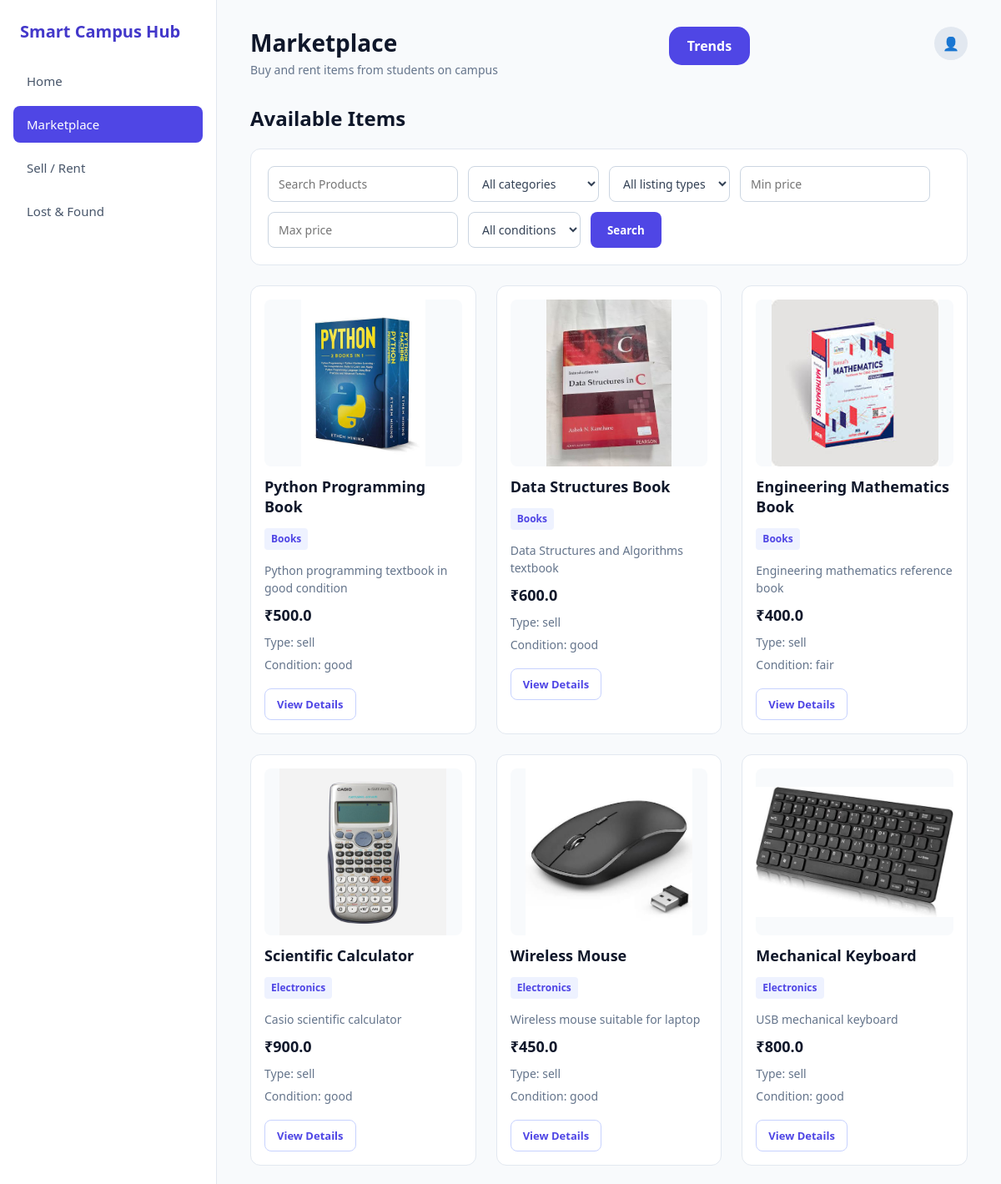
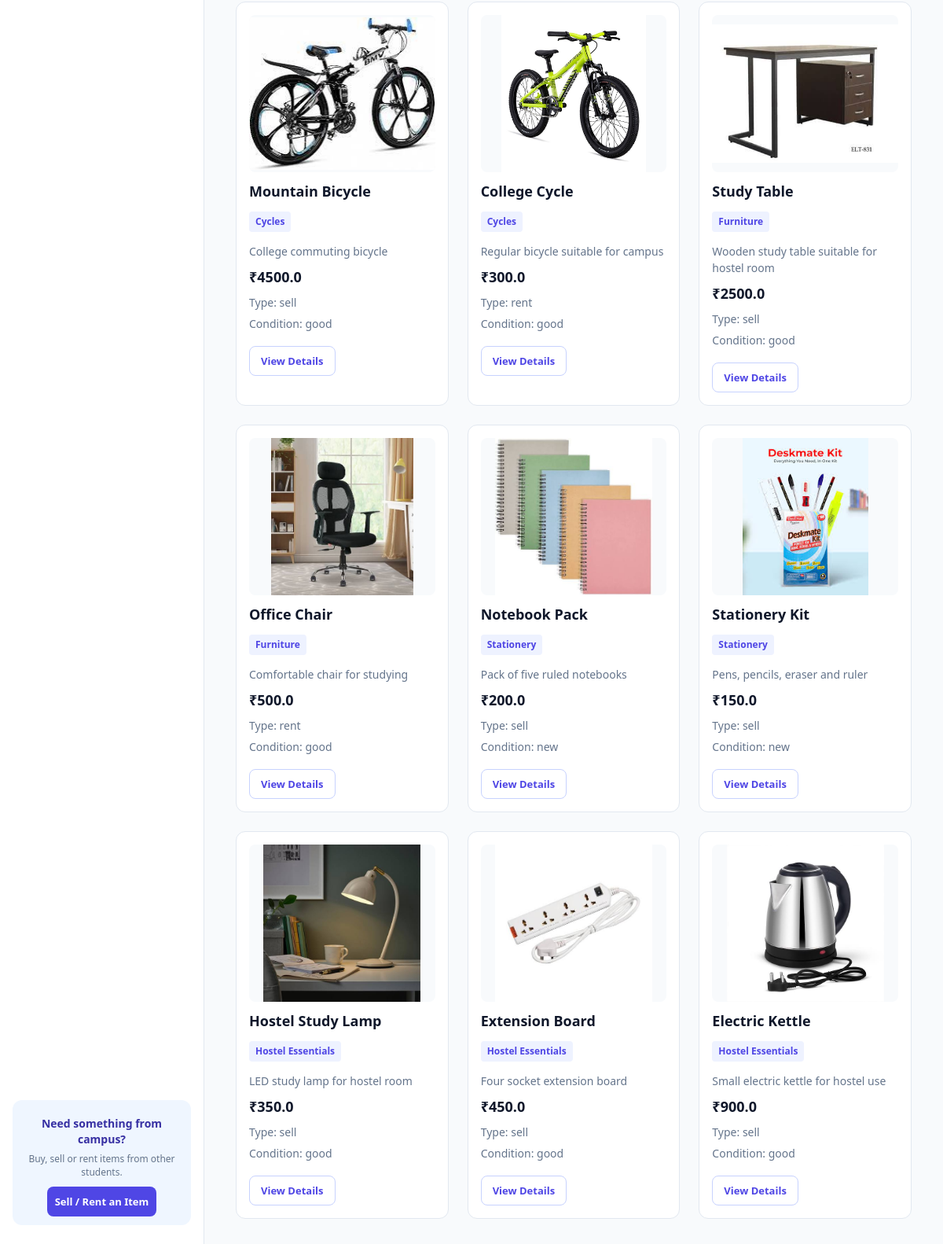
The app's page /marketplace/ with its own data (2 pictures, top to bottom).
### tables this page shows
CREATE TABLE items(
    id INTEGER PRIMARY KEY AUTOINCREMENT,

    seller_id INTEGER NOT NULL,

    title TEXT NOT NULL,
    description TEXT,

    category TEXT NOT NULL,
    listing_type TEXT NOT NULL,

    price REAL NOT NULL,

    image_path TEXT,

    condition TEXT,

    status TEXT DEFAULT 'available',

    created_at TIMESTAMP DEFAULT CURRENT_TIMESTAMP,

    FOREIGN KEY (seller_id) REFERENCES users(id) 
);

### app.py (the view)
@app.route("/marketplace/")
def marketplace():
    products = database.get_items()
    categories = database.get_categories()
    return render_template("marketplace.html", products=products,categories=categories)

### database.py (called while the page is built)
def get_connection():
    connection = sqlite3.connect(DATABASE_NAME)
    connection.row_factory = sqlite3.Row
    connection.execute("PRAGMA foreign_keys = ON")
    return connection

def get_items():
    connection = get_connection()
    try:
        cursor = connection.execute(
            """
            SELECT *
            FROM items
            WHERE status = 'available'
            ORDER BY created_at DESC
            """
        )
        items = cursor.fetchall()
        return items
    finally:
        connection.close()

def get_categories():
    connection = get_connection()
    try:
        cursor = connection.execute(
                """
                SELECT DISTINCT category
                FROM items
                WHERE status = 'available'
                ORDER BY LOWER(category)
                """
        )
        categories = cursor.fetchall()
        return categories
    finally:
        connection.close()

### templates/marketplace.html (shortened to what this page needs)
<!DOCTYPE html>
<html lang="en">
<head>
    <link rel="stylesheet"
          href="{{ url_for('static', filename='css/style.css') }}">
</head>
<body>
<div class="layout">
    <aside class="sidebar">
        <div class="logo">
            <h2>Smart Campus Hub</h2>
        </div>
        <nav class="menu">
            <a href="{{ url_for('home_page') }}" class="menu-item">
                Home
            </a>
            <a href="{{ url_for('marketplace') }}" class="menu-item active">
                Marketplace
            </a>
            <a href="{{ url_for('sell') }}" class="menu-item">
                Sell / Rent
            </a>
            <a href="{{ url_for('lost_found') }}" class="menu-item">
                Lost & Found
            </a>
        </nav>
        <div class="help-box">
            <h3>
                Need something from campus?
            </h3>
            <p>
                Buy, sell or rent items from other students.
            </p>
            <a href="{{ url_for('sell') }}"
               class="btn btn-primary">
                Sell / Rent an Item
            </a>
        </div>
    </aside>
    <main class="content">
        <header class="top-header">
            <div>
                <h1>
                    Marketplace
                </h1>
                <p>
                    Buy and rent items from students on campus
                </p>
            </div>
            <a href="{{ url_for('trends_page') }}" class="trends-btn">
                Trends
            </a>
            <div class="search-profile">
                <div class="profile-icon">
                    👤
                </div>
            </div>
        </header>
        <section class="marketplace-area">
            <h2>
                Available Items
            </h2>
            <form action="{{ url_for('search') }}"
                  method="GET">
                <input
                    type="text"
                    name="q"
                    placeholder="Search Products"
                    value="{{ request.args.get('q', '') }}"
                >
                <select name="category">
                    <option value="">
                        All categories
                    </option>
                </select>
                <select name="listing_type">
                    <option value="">
                        All listing types
                    </option>
                </select>
                <input
                    type="number"
                    name="min_price"
                    placeholder="Min price"
                    min="0"
                    value="{{ request.args.get('min_price', '') }}"
                >
                <input
                    type="number"
                    name="max_price"
                    placeholder="Max price"
                    min="0"
                    value="{{ request.args.get('max_price', '') }}"
                >
                <select name="condition">
                    <option value="">
                        All conditions
                    </option>
                </select>
                <button
                    class="search"
                    type="submit"
                >
                    Search
                </button>
            </form>
            <div class="marketplace-products">
                {% for product in products %}
                    <div class="product-card">
                        <div class="product-image">
                            {% if product['image_path'] %}
                                <img
                                    src="{{ url_for('static', filename=product['image_path']) }}"
                                    alt="{{ product['title'] }}"
                                >
                            {% else %}
                                <p>
                                    No image available
                                </p>
                            {% endif %}
                        </div>
                        <h3>
                            {{ product['title'] }}
                        </h3>
                        <p class="category">
                            {{ product['category'] }}
                        </p>
                        <p>
                            {{ product['description'] }}
                        </p>
                        <h4>
                            ₹{{ product['price'] }}
                        </h4>
                        <p>
                            Type:
                            {{ product['listing_type'] }}
                        </p>
                        <p>
                            Condition:
                            {{ product['condition'] }}
                        </p>
                        <a href="{{ url_for('product', item_id=product['id']) }}">
                            View Details
                        </a>
                    </div>
                {% endfor %}
            </div>
        </section>
    </main>
</div>
</body>
</html>

### static/css/style.css (style rules this page uses)
* { box-sizing: border-box; margin: 0; padding: 0; font-family: 'Segoe UI', Roboto, Helvetica, Arial, sans-serif; }
body { background-color: #f8fafc; color: #334155; }
a { text-decoration: none; color: inherit; }
button, input, select { font-family: inherit; }
.layout { display: flex; min-height: 100vh; }
.sidebar { width: 260px; min-height: 100vh; background: #ffffff; border-right: 1px solid #e2e8f0; display: flex; flex-direction: column; justify-content: space-between; position: fixed; left: 0; top: 0; bottom: 0; z-index: 10; }
.logo { padding: 24px; }
.logo h2 { color: #4338ca; font-size: 20px; display: flex; align-items: center; gap: 10px; }
.menu { display: flex; flex-direction: column; padding: 0 16px; gap: 8px; flex: 1; }
.menu-item { text-decoration: none; padding: 12px 16px; border-radius: 8px; color: #475569; font-weight: 500; font-size: 15px; transition: background 0.2s, color 0.2s; }
.menu-item.active { background: #4f46e5; color: #ffffff; }
.help-box { margin: 24px 16px; padding: 20px 16px; background: #eff6ff; border-radius: 12px; text-align: center; }
.help-box h3 { font-size: 14px; color: #3730a3; margin-bottom: 8px; line-height: 1.4; }
.help-box p { font-size: 12px; color: #64748b; margin-bottom: 16px; line-height: 1.4; }
.btn { width: 100%; padding: 10px; border-radius: 8px; border: none; font-weight: 600; cursor: pointer; margin-bottom: 10px; font-size: 13px; transition: opacity 0.2s; }
.btn-primary { background: #4f46e5; color: white; }
.content { margin-left: 260px; flex: 1; padding: 32px 40px; overflow-y: auto; min-height: 100vh; }
.top-header { display: flex; justify-content: space-between; align-items: flex-start; margin-bottom: 32px; }
.top-header h1 { font-size: 28px; color: #0f172a; margin-bottom: 4px; }
.top-header p { color: #64748b; font-size: 14px; }
.search-profile { display: flex; align-items: center; gap: 20px; }
.profile-icon { width: 40px; height: 40px; background: #e2e8f0; border-radius: 50%; display: flex; align-items: center; justify-content: center; color: #64748b; cursor: pointer; }
.trends-btn { display: inline-flex; align-items: center; justify-content: center; padding: 12px 22px; background: #4f46e5; color: white; text-decoration: none; border-radius: 15px; font-size: 16px; font-weight: 600; margin-right: 16px; transition: background 0.2s ease, transform 0.2s ease; }
.product-card { background: #ffffff; border: 1px solid #e2e8f0; border-radius: 12px; padding: 16px; box-shadow: none; transition: transform 0.2s, box-shadow 0.2s; }
.product-image { width: 100%; height: 200px; overflow: hidden; border-radius: 8px; margin-bottom: 12px; background: #f8fafc; display: flex; align-items: center; justify-content: center; }
.product-image img { width: 100%; height: 100%; object-fit: contain; display: block; }
.product-card h3 { margin: 8px 0; font-size: 18px; color: #0f172a; }
.product-card .category { display: inline-block; background: #eef2ff; color: #4f46e5; padding: 4px 8px; border-radius: 4px; font-size: 12px; font-weight: 600; margin-bottom: 8px; }
.product-card h4 { margin: 10px 0; font-size: 18px; color: #0f172a; }
.product-card p { margin: 6px 0; color: #64748b; font-size: 14px; line-height: 1.5; }
.product-card > a { display: inline-block; margin-top: 12px; padding: 9px 14px; background: #ffffff; color: #4f46e5; border: 1px solid #c7d2fe; border-radius: 8px; font-size: 13px; font-weight: 600; }
.marketplace-products { display: grid; grid-template-columns: repeat(3, 1fr); gap: 24px; margin-top: 24px; }
.marketplace-area > h2 { font-size: 24px; color: #0f172a; margin-bottom: 20px; }
.marketplace-area > form { background: #ffffff; border: 1px solid #e2e8f0; border-radius: 12px; padding: 20px; display: flex; gap: 12px; flex-wrap: wrap; }
.marketplace-area > form input, .marketplace-area > form select { padding: 10px 12px; border: 1px solid #cbd5e1; border-radius: 8px; outline: none; background: #ffffff; color: #334155; font-size: 14px; }
.marketplace-area > form .search { padding: 10px 20px; border: none; border-radius: 8px; background: #4f46e5; color: #ffffff; font-weight: 600; cursor: pointer; }

### records on screen
items: image_path (picture), title "Python Programming Book", category "Books", description "Python programming textbook in good condition", price "500.0", listing_type "sell", condition "good"
items: image_path (picture), title "Data Structures Book", category "Books", description "Data Structures and Algorithms textbook", price "600.0", listing_type "sell", condition "good"
items: image_path (picture), title "Engineering Mathematics Book", category "Books", description "Engineering mathematics reference book", price "400.0", listing_type "sell", condition "fair"
items: image_path (picture), title "Scientific Calculator", category "Electronics", description "Casio scientific calculator", price "900.0", listing_type "sell", condition "good"
items: image_path (picture), title "Wireless Mouse", category "Electronics", description "Wireless mouse suitable for laptop", price "450.0", listing_type "sell", condition "good"
items: image_path (picture), title "Mechanical Keyboard", category "Electronics", description "USB mechanical keyboard", price "800.0", listing_type "sell", condition "good"
items: image_path (picture), title "Mountain Bicycle", category "Cycles", description "College commuting bicycle", price "4500.0", listing_type "sell", condition "good"
items: image_path (picture), title "College Cycle", category "Cycles", description "Regular bicycle suitable for campus", price "300.0", listing_type "rent", condition "good"
items: image_path (picture), title "Study Table", category "Furniture", description "Wooden study table suitable for hostel room", price "2500.0", listing_type "sell", condition "good"
items: image_path (picture), title "Office Chair", category "Furniture", description "Comfortable chair for studying", price "500.0", listing_type "rent", condition "good"
items: image_path (picture), title "Notebook Pack", category "Stationery", description "Pack of five ruled notebooks", price "200.0", listing_type "sell", condition "new"
items: image_path (picture), title "Stationery Kit", category "Stationery", description "Pens, pencils, eraser and ruler", price "150.0", listing_type "sell", condition "new"
items: image_path (picture), title "Hostel Study Lamp", category "Hostel Essentials", description "LED study lamp for hostel room", price "350.0", listing_type "sell", condition "good"
items: image_path (picture), title "Extension Board", category "Hostel Essentials", description "Four socket extension board", price "450.0", listing_type "sell", condition "good"
items: image_path (picture), title "Electric Kettle", category "Hostel Essentials", description "Small electric kettle for hostel use", price "900.0", listing_type "sell", condition "good"
